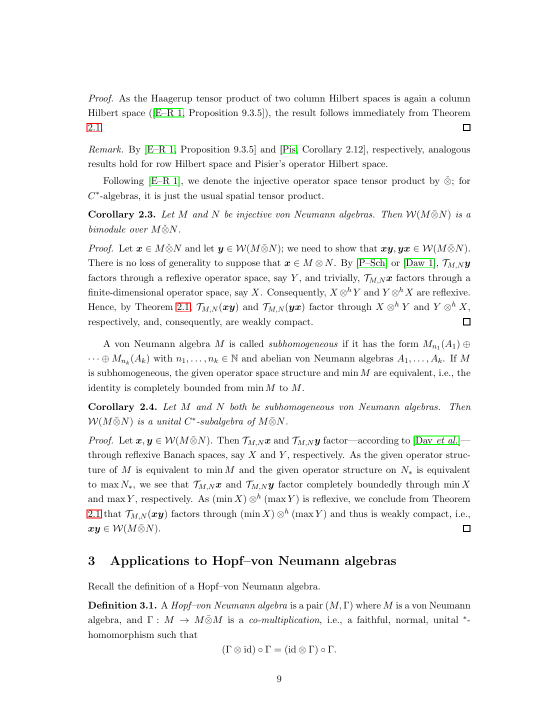
#> input picture packets/fa_banach_001_partial_1104.3812_1104.3812_wap_min_tensor_bimodule_no_injectivity/files/source_corollary_2_3_p9.png, 1105 x 1430 px (shown at 1/2 size)
$ python crop_open_problem.py ../../../fa_banach_001_partial_1104.3812_1104.3812_wap_min_tensor_bimodule_no_injectivity/files/source_corollary_2_3_p9.png out.png
#> lines starting #> are read from the running program, lines starting #| are printed output that depends on the picture
#!/usr/bin/env python3
"""Crop the Section 8.3 open problem from a rendered source page."""

from pathlib import Path
import argparse

from PIL import Image


def main() -> None:
    parser = argparse.ArgumentParser()
    parser.add_argument("input", type=Path)
    parser.add_argument("output", type=Path)
    args = parser.parse_args()

    image = Image.open(args.input)
#> image is the input picture: PIL image 1105x1430 RGB; mean R, G, B 246.5, 246.7, 246.4
    # Coordinates for page 55 rendered at 180 dpi (1530 x 1980 pixels).
    crop = image.crop((120, 510, 1390, 1180))
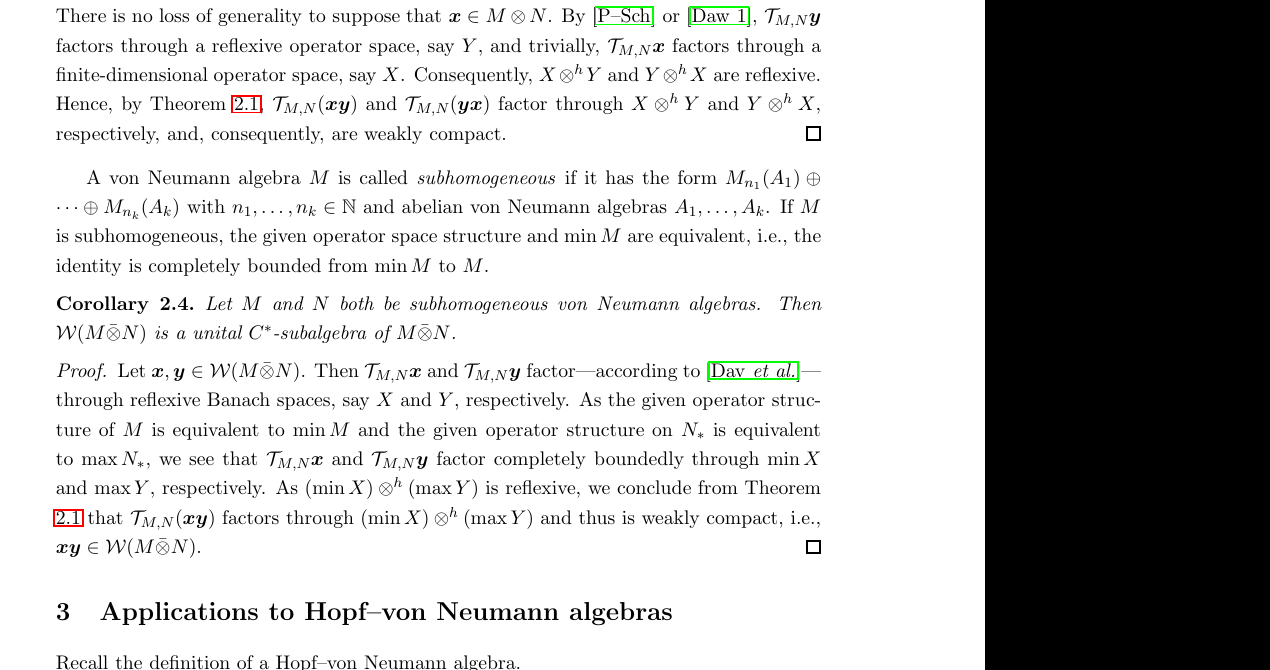
#> crop: PIL image 1270x670 RGB; mean R, G, B 187.9, 188, 187.8
    args.output.parent.mkdir(parents=True, exist_ok=True)
    crop.save(args.output)


if __name__ == "__main__":
    main()
